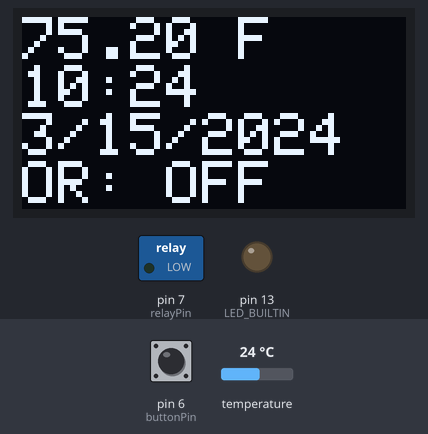
Bench run of a sketch on a simulated Arduino Uno, built with avr-gcc and run on an emulated ATmega328P. Parts: 128×64 one-colour display, switched loads named in the sketch (green lamp = pin HIGH), output pins drawn as LEDs (lit = HIGH). Inputs (shaded band) come from the test bench; at power-on: pin 6 (buttonPin) LOW, temperature 24 °C. The local clock reads 2024-03-15 10:24:30 at power-on unless the sketch sets it.

Above: at 4.5 s.
4.6 s: pin 6 (buttonPin) pulled HIGH for 3.2 s
At 9.9 s:
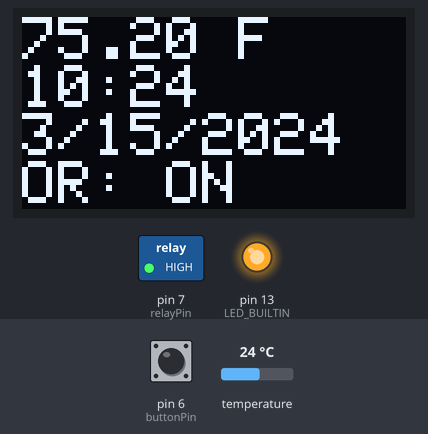
10.2 s: temperature set to 12 °C
At 12.0 s:
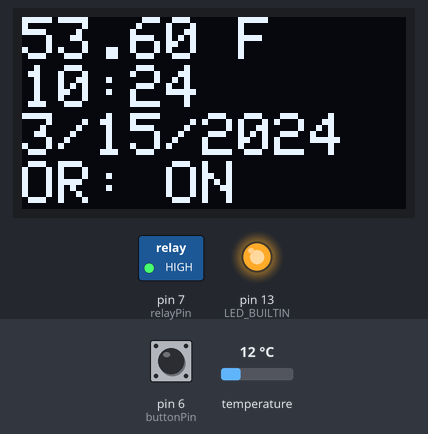
13.1 s: pin 6 (buttonPin) pulled HIGH for 0.15 s
At 14.1 s:
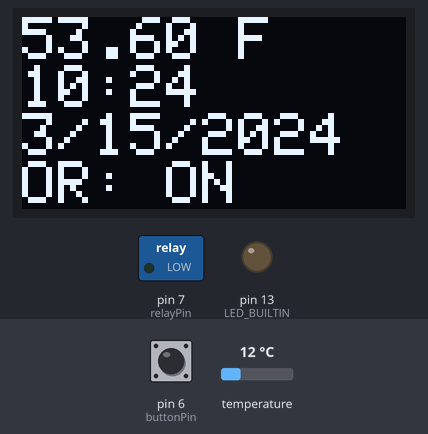
15.9 s: temperature set to 19 °C
At 18.5 s:
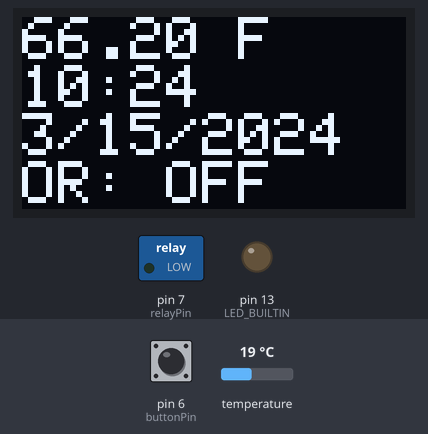
18.8 s: temperature set to 28 °C
At 20.6 s:
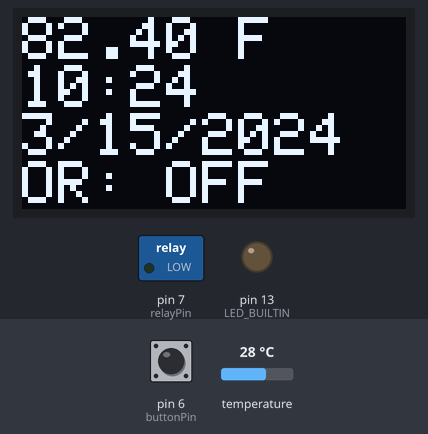
Timing chart, 0 to 22.1 s (numbered marks = the images above; inputs shaded):
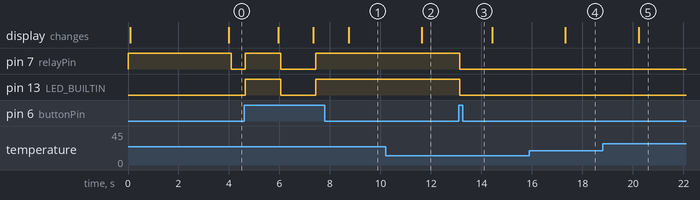

The sketch:

led_growlights_controller.ino
```cpp
#include <OneWire.h>
#include <DallasTemperature.h>
#include <Wire.h>
#include <RTClib.h>
#include <Adafruit_SSD1306.h>
#include "GrowLight.h"

// initiate RTC module object
RTC_DS3231 rtc;

// IO pins
int relayPin = 7;
int buttonPin = 6;

// OLED declarations
#define OLED_RESET -1
Adafruit_SSD1306 display(OLED_RESET);

// one-wire SSD1306 declarations
#define ONE_WIRE_BUS 10
#define SSD1306_128_64
OneWire oneWire(ONE_WIRE_BUS);
// Pass our oneWire reference to Dallas Temperature.
DallasTemperature sensors(&oneWire);  // Pass our oneWire reference to Dallas Temperature.

// self-defined grow-lights object
GrowLight gl(relayPin, 10, 22);

void setup() {
    pinMode(LED_BUILTIN, OUTPUT);

    // begin RTC
    rtc.begin();

    // setup the OLED display
    display.begin(SSD1306_SWITCHCAPVCC, 0x3C);
    display.clearDisplay();
    display.display();
    mySplashScreen();

    // begin one-wire temp sensor
    sensors.begin();

//    if (rtc.lostPower()) {
//        Serial.println("RTC lost power, lets set the time!");
//        // following line sets the RTC to the date & time this sketch was compiled
//        rtc.adjust(DateTime(F(__DATE__), F(__TIME__)));
//    }

    // declare IO
    pinMode(buttonPin, INPUT);

    // pause before starting to control the lights
    delay(3000);
}

void loop() {
    // print useful info. to Serial
    DateTime now = rtc.now();

    // print the current temperature
    printScreen(now, gl.getOverrideStatus());

    // builtin-led ON/OFF according to over-ride status
    digitalWrite(LED_BUILTIN, gl.getOverrideStatus());

    // check the current time against the time limits
    gl.updateLights(now.hour());

    // check time every 15 sec, otherwise look for button presses
    int checkTimeDelay = 2000;
    unsigned long start_timer = millis();
    unsigned long end_timer = start_timer;
    while(end_timer >= start_timer && checkTimeDelay > (end_timer - start_timer)) {
        int buttonState = digitalRead(buttonPin);
        if (buttonState == HIGH) {
            gl.overrideLights(now.hour());
            Serial.println("button pressed");
            digitalWrite(LED_BUILTIN, gl.getOverrideStatus());
            delay(500);
            break;
        }
        delay(50);
        end_timer = millis();
    }
}
```

GrowLight.cpp
```cpp
/*
    GrowLight.h - Library for controlling a LED grow light
    Created by Joshua H. Cook (2019/02/16)
*/

#include "Arduino.h"
#include "GrowLight.h"

GrowLight::GrowLight(int control_pin, int on_hour, int off_hour) {
    controlPin = control_pin;
    pinMode(controlPin, OUTPUT);
    onHour = on_hour;
    offHour = off_hour;

    lightStatus = false;
    switchLightsOnOff(lightStatus);

    overrideStatus = false;
}

// update the lights given the current time
void GrowLight::updateLights(int current_hour) {
    if (!overrideStatus) {
        if (onHour <= current_hour && current_hour < offHour && !lightStatus) {
            switchLightsOnOff(true);
        } else if ((current_hour < onHour | offHour <= current_hour) && lightStatus) {
            switchLightsOnOff(false);
        }
    }
}

// turn the lights on or off
void GrowLight::switchLightsOnOff(bool state) {
    if (state) {
        digitalWrite(controlPin, LOW);   // turn lights ON
        lightStatus = state;
    } else {
        digitalWrite(controlPin, HIGH);  // turn lights OFF
        lightStatus = state;
    }
}

// switch to override status
void GrowLight::overrideLights(int current_hour) {
    overrideStatus = !overrideStatus;
    if (overrideStatus) {
        switchLightsOnOff(!lightStatus);
    } else {
        updateLights(current_hour);
    }
}

// request the current state of the lights
bool GrowLight::getLightStatus() {
    return lightStatus;
}

// request the current state of the override
bool GrowLight::getOverrideStatus() {
    return overrideStatus;
}
```

GrowLight.h
```cpp
/*
    GrowLight.h - Library for controlling a LED grow light
    Created by Joshua H. Cook (2019/02/16)
*/

#ifndef GrowLight_h
#define GrowLight_h

#include "Arduino.h"

class GrowLight {
    private:
        int controlPin;
        int onHour;
        int offHour;
        bool lightStatus;
        bool overrideStatus;
        void switchLightsOnOff(bool state);

    public:
        GrowLight(int control_pin, int on_hour, int off_hour);
        void updateLights(int current_hour);
        void overrideLights(int current_hour);
        bool getLightStatus();
        bool getOverrideStatus();
};

#endif
```

subroutines.ino
```cpp
// print the temperature to the OLED display
void printScreen(DateTime dt, bool or_status) {
    // call sensors.requestTemperatures() to issue a global temperature
    // request to all devices on the bus
    sensors.requestTemperatures(); // Send the command to get temperature readings
    float ftemp = sensors.getTempFByIndex(0);  // 0 refers to the first IC on the wire

    String or_string;
    if (or_status) {
        or_string = "OR: ON";
    } else {
        or_string = "OR: OFF";
    }

    // setup display
    display.clearDisplay();
    display.setTextSize(2);
    display.setTextColor(WHITE);
    display.setCursor(0,0);

    // line 1: print temperature
    display.print(ftemp);
    display.println(" F");

    // line 2: time
    String adj_minute = adjustMinuteString(dt.minute());
    display.print(dt.hour(), DEC);
    display.print(":");
    display.println(adj_minute);

    // line 3: date
    display.print(dt.month(), DEC);
    display.print("/");
    display.print(dt.day(), DEC);
    display.print("/");
    display.println(dt.year(), DEC);

    // line 4: override status:
    display.print(or_string);

    // print to screen
    display.display();
    delay(100);
}

// add a leading 0 to the minute if necessary
String adjustMinuteString(int input_minute) {
    if (input_minute < 10) {
        return(String("0" + String(input_minute, DEC)));
    } else {
        return(String(input_minute, DEC));
    }
}

// a quick message to display upon start up
void mySplashScreen() {
    display.clearDisplay();
    display.setTextSize(1);
    display.setTextColor(WHITE);
    display.setCursor(0,0);

    display.println();
    display.println("LED Growlight");
    display.println();
    display.println("by Josh Cook");
    display.println();
    display.println("starting...");

    display.display();
    delay(100);
}
```

Measured:
- after the input at 4.6 s, pin 7 (relayPin), pin 13 (LED_BUILTIN): LOW → HIGH after 0.05 s, → LOW 1.4 s later, → HIGH 1.4 s later; the display: changes after 1.3 s (image 1)
- after the input at 10.2 s, the display: changes after 1.4 s (image 2)
- after the input at 13.1 s, pin 7 (relayPin), pin 13 (LED_BUILTIN): HIGH → LOW at once
- after the input at 15.9 s, the display: changes after 1.4 s (image 4)
- after the input at 18.8 s, the display: changes after 1.4 s (image 5)
